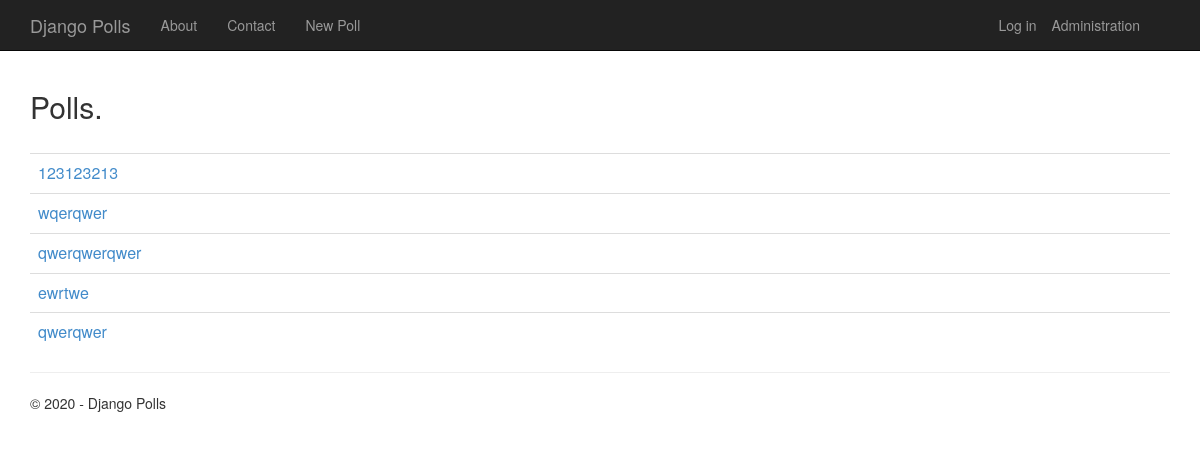
The app's page /, older data.
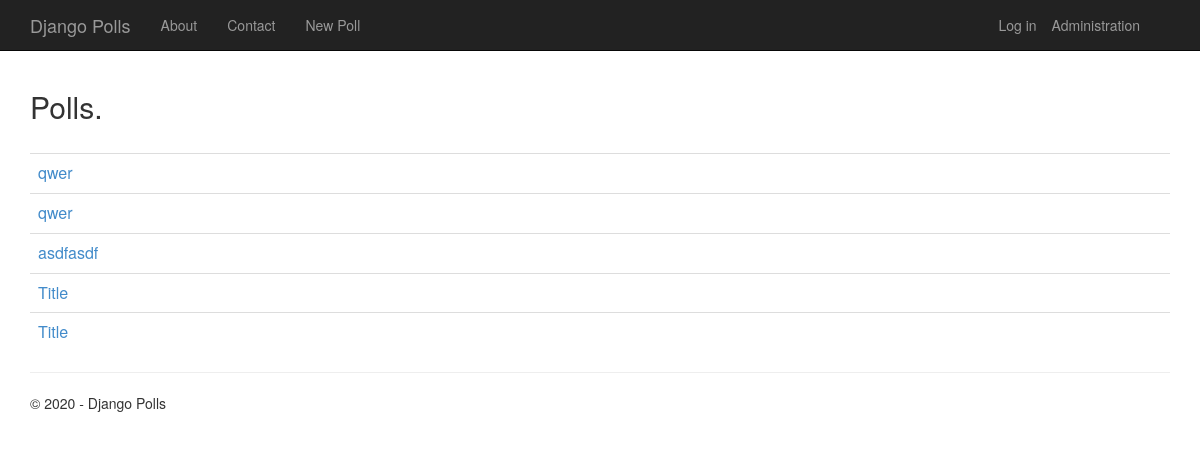
The same page, newer data.
### app/models.py (models this page shows, shortened)
class Poll(models.Model):
    fields = ['case_title','p1_arg','p2_arg']
    text = models.CharField(max_length=200)
    arg1 = models.CharField(max_length=200)
    arg2 = models.CharField(max_length=200)
    pub_date = models.DateTimeField('date published', default=timezone.now)

### app/views.py (the view)
class PollListView(ListView):
    model = Poll
    def get_context_data(self, **kwargs):
        context = super(PollListView, self).get_context_data(**kwargs)
        context['title'] = 'Polls'
        context['year'] = datetime.now().year
        return context

### app/templates/app/index.html (shortened to what this page needs)
{% extends "app/layout.html" %}
{% block content %}
<h2>Polls.</h2>
<br/>
{% if latest_poll_list %}
<table class="table table-hover">
    <tbody>
        {% for poll in latest_poll_list %}
        <tr>
            <td>
                <a href="{% url 'app:detail' poll.id %}">{{poll.text}}</a>
            </td>
        </tr>
        {% endfor %}
    </tbody>
</table>
{% endif %}
{% endblock %}

Row changes from the older to the newer data that the page shows:
no longer on this page (row unchanged): Poll: text "123123213"
no longer on this page (row unchanged): Poll: text "wqerqwer"
no longer on this page (row unchanged): Poll: text "qwerqwerqwer"
no longer on this page (row unchanged): Poll: text "ewrtwe"
no longer on this page (row unchanged): Poll: text "qwerqwer"
added Poll: text "qwer"
added Poll: text "qwer"
added Poll: text "asdfasdf"
added Poll: text "Title"
added Poll: text "Title"
